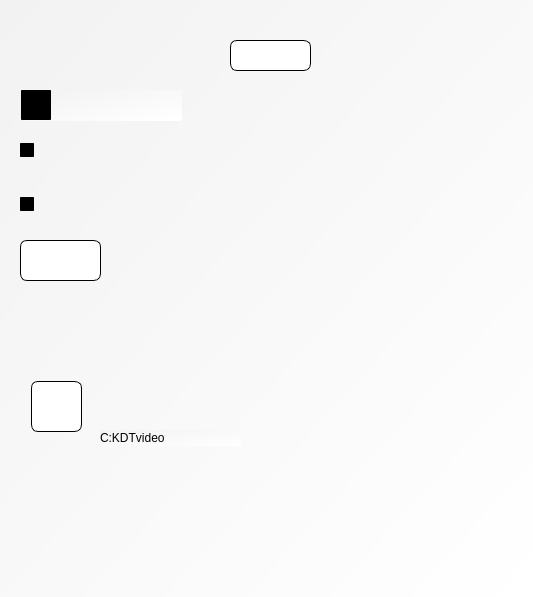
<?xml version="1.0" encoding="UTF-8"?>
<ui version="4.0">
 <class>setting</class>
 <widget class="QDialog" name="setting">
  <property name="windowModality">
   <enum>Qt::ApplicationModal</enum>
  </property>
  <property name="geometry">
   <rect>
    <x>0</x>
    <y>0</y>
    <width>533</width>
    <height>597</height>
   </rect>
  </property>
  <property name="windowTitle">
   <string>setting</string>
  </property>
  <property name="styleSheet">
   <string notr="true">background-color: qlineargradient(spread:pad, x1:0, y1:0, x2:1, y2:1, stop:0 rgba(242, 242, 242, 255), stop:1 rgba(255, 255, 255, 255));</string>
  </property>
  <widget class="QPushButton" name="video_before_button_2">
   <property name="geometry">
    <rect>
     <x>31</x>
     <y>381</y>
     <width>51</width>
     <height>51</height>
    </rect>
   </property>
   <property name="sizePolicy">
    <sizepolicy hsizetype="Preferred" vsizetype="Preferred">
     <horstretch>0</horstretch>
     <verstretch>0</verstretch>
    </sizepolicy>
   </property>
   <property name="maximumSize">
    <size>
     <width>51</width>
     <height>16777215</height>
    </size>
   </property>
   <property name="styleSheet">
    <string notr="true">QPushButton{background-color: #ffffff;
selection-color: #ffffff;
color: #ffffff;

border: 1px solid  #000000;
border-radius: 7px;
padding-right: 5px; 
padding-left: 5px;
padding-top: 5px;
padding-bottom: 5px;
}

QPushButton:hover
{
	background-color: #F28B30;
	border: 1px solid  #000000;
}</string>
   </property>
   <property name="text">
    <string/>
   </property>
   <property name="icon">
    <iconset resource="../resources/resources.qrc">
     <normaloff>:/img/img/open-folder.png</normaloff>:/img/img/open-folder.png</iconset>
   </property>
   <property name="iconSize">
    <size>
     <width>20</width>
     <height>20</height>
    </size>
   </property>
  </widget>
  <widget class="QCheckBox" name="checkBox_3">
   <property name="geometry">
    <rect>
     <x>20</x>
     <y>179</y>
     <width>161</width>
     <height>51</height>
    </rect>
   </property>
   <property name="styleSheet">
    <string notr="true">background-color: qlineargradient(spread:pad, x1:0, y1:0, x2:0, y2:0, stop:0 rgba(0, 0, 0, 0), stop:1 rgba(255, 255, 255, 255));</string>
   </property>
   <property name="text">
    <string/>
   </property>
   <property name="icon">
    <iconset resource="../resources/resources.qrc">
     <normaloff>:/img/img/충돌.png</normaloff>:/img/img/충돌.png</iconset>
   </property>
   <property name="iconSize">
    <size>
     <width>256</width>
     <height>256</height>
    </size>
   </property>
   <property name="checked">
    <bool>true</bool>
   </property>
  </widget>
  <widget class="QLabel" name="label_6">
   <property name="geometry">
    <rect>
     <x>100</x>
     <y>430</y>
     <width>141</width>
     <height>16</height>
    </rect>
   </property>
   <property name="text">
    <string>C:KDTvideo</string>
   </property>
  </widget>
  <widget class="QCheckBox" name="checkBox_2">
   <property name="geometry">
    <rect>
     <x>20</x>
     <y>130</y>
     <width>221</width>
     <height>41</height>
    </rect>
   </property>
   <property name="styleSheet">
    <string notr="true">background-color: qlineargradient(spread:pad, x1:0, y1:0, x2:0, y2:0, stop:0 rgba(0, 0, 0, 0), stop:1 rgba(255, 255, 255, 255));</string>
   </property>
   <property name="text">
    <string/>
   </property>
   <property name="icon">
    <iconset resource="../resources/resources.qrc">
     <normaloff>:/img/img/위험구역_35.png</normaloff>:/img/img/위험구역_35.png</iconset>
   </property>
   <property name="iconSize">
    <size>
     <width>128</width>
     <height>128</height>
    </size>
   </property>
   <property name="checked">
    <bool>true</bool>
   </property>
  </widget>
  <widget class="QLabel" name="label_4">
   <property name="geometry">
    <rect>
     <x>21</x>
     <y>311</y>
     <width>401</width>
     <height>51</height>
    </rect>
   </property>
   <property name="styleSheet">
    <string notr="true">background-color: qlineargradient(spread:pad, x1:0, y1:0, x2:0, y2:0, stop:0 rgba(0, 0, 0, 0), stop:1 rgba(255, 255, 255, 255));</string>
   </property>
   <property name="text">
    <string>&lt;html&gt;&lt;head/&gt;&lt;body&gt;&lt;p&gt;&lt;img src=&quot;:/img/img/파일_50.png&quot;/&gt;&lt;/p&gt;&lt;/body&gt;&lt;/html&gt;</string>
   </property>
  </widget>
  <widget class="QLabel" name="label_5">
   <property name="geometry">
    <rect>
     <x>100</x>
     <y>380</y>
     <width>81</width>
     <height>41</height>
    </rect>
   </property>
   <property name="styleSheet">
    <string notr="true">background-color: qlineargradient(spread:pad, x1:0, y1:0, x2:0, y2:0, stop:0 rgba(0, 0, 0, 0), stop:1 rgba(255, 255, 255, 255));</string>
   </property>
   <property name="text">
    <string>&lt;html&gt;&lt;head/&gt;&lt;body&gt;&lt;p&gt;&lt;img src=&quot;:/img/img/현재_35.png&quot;/&gt;&lt;/p&gt;&lt;/body&gt;&lt;/html&gt;</string>
   </property>
  </widget>
  <widget class="QCheckBox" name="checkBox">
   <property name="geometry">
    <rect>
     <x>21</x>
     <y>90</y>
     <width>161</width>
     <height>31</height>
    </rect>
   </property>
   <property name="styleSheet">
    <string notr="true">background-color: qlineargradient(spread:pad, x1:0, y1:0, x2:0, y2:0, stop:0 rgba(0, 0, 0, 0), stop:1 rgba(255, 255, 255, 255));

QCheckBox {
    spacing: 5px;
}

QCheckBox::indicator {
    width: 30px;
    height: 30px;
}</string>
   </property>
   <property name="text">
    <string/>
   </property>
   <property name="icon">
    <iconset resource="../resources/resources.qrc">
     <normaloff>:/img/img/안전모 유무.png</normaloff>:/img/img/안전모 유무.png</iconset>
   </property>
   <property name="iconSize">
    <size>
     <width>128</width>
     <height>128</height>
    </size>
   </property>
   <property name="checked">
    <bool>true</bool>
   </property>
  </widget>
  <widget class="QLabel" name="label">
   <property name="geometry">
    <rect>
     <x>20</x>
     <y>20</y>
     <width>191</width>
     <height>51</height>
    </rect>
   </property>
   <property name="minimumSize">
    <size>
     <width>54</width>
     <height>12</height>
    </size>
   </property>
   <property name="styleSheet">
    <string notr="true">background-color: qlineargradient(spread:pad, x1:0, y1:0, x2:0, y2:0, stop:0 rgba(0, 0, 0, 0), stop:1 rgba(255, 255, 255, 255));</string>
   </property>
   <property name="text">
    <string>&lt;html&gt;&lt;head/&gt;&lt;body&gt;&lt;p&gt;&lt;img src=&quot;:/img/img/알람설정_50.png&quot;/&gt;&lt;/p&gt;&lt;/body&gt;&lt;/html&gt;</string>
   </property>
  </widget>
  <widget class="QPushButton" name="pushButton_3">
   <property name="geometry">
    <rect>
     <x>230</x>
     <y>40</y>
     <width>81</width>
     <height>31</height>
    </rect>
   </property>
   <property name="styleSheet">
    <string notr="true">QPushButton{background-color: #ffffff;
selection-color: #ffffff;
color: #ffffff;

border: 1px solid  #000000;
border-radius: 7px;
padding-right: 5px; 
padding-left: 5px;
padding-top: 5px;
padding-bottom: 5px;
}

QPushButton:hover
{
	background-color: #F28B30;
	border: 1px solid  #000000;
}</string>
   </property>
   <property name="text">
    <string/>
   </property>
   <property name="icon">
    <iconset resource="../resources/resources.qrc">
     <normaloff>:/img/img/초기화_35.png</normaloff>:/img/img/초기화_35.png</iconset>
   </property>
   <property name="iconSize">
    <size>
     <width>43</width>
     <height>43</height>
    </size>
   </property>
  </widget>
  <widget class="QPushButton" name="pushButton_4">
   <property name="geometry">
    <rect>
     <x>20</x>
     <y>240</y>
     <width>81</width>
     <height>41</height>
    </rect>
   </property>
   <property name="styleSheet">
    <string notr="true">QPushButton{background-color: #ffffff;
selection-color: #ffffff;
color: #ffffff;

border: 1px solid  #000000;
border-radius: 7px;
padding-right: 5px; 
padding-left: 5px;
padding-top: 5px;
padding-bottom: 5px;
}

QPushButton:hover
{
	background-color: #F28B30;
	border: 1px solid  #000000;
}</string>
   </property>
   <property name="text">
    <string/>
   </property>
   <property name="icon">
    <iconset resource="../resources/resources.qrc">
     <normaloff>:/img/img/확인_30.png</normaloff>:/img/img/확인_30.png</iconset>
   </property>
   <property name="iconSize">
    <size>
     <width>43</width>
     <height>43</height>
    </size>
   </property>
  </widget>
 </widget>
 <resources>
  <include location="../resources/resources.qrc"/>
 </resources>
 <connections>
  <connection>
   <sender>pushButton_4</sender>
   <signal>clicked()</signal>
   <receiver>setting</receiver>
   <slot>ok()</slot>
   <hints>
    <hint type="sourcelabel">
     <x>95</x>
     <y>259</y>
    </hint>
    <hint type="destinationlabel">
     <x>144</x>
     <y>256</y>
    </hint>
   </hints>
  </connection>
  <connection>
   <sender>pushButton_3</sender>
   <signal>clicked()</signal>
   <receiver>setting</receiver>
   <slot>reset()</slot>
   <hints>
    <hint type="sourcelabel">
     <x>307</x>
     <y>56</y>
    </hint>
    <hint type="destinationlabel">
     <x>350</x>
     <y>56</y>
    </hint>
   </hints>
  </connection>
  <connection>
   <sender>video_before_button_2</sender>
   <signal>clicked()</signal>
   <receiver>setting</receiver>
   <slot>path()</slot>
   <hints>
    <hint type="sourcelabel">
     <x>63</x>
     <y>419</y>
    </hint>
    <hint type="destinationlabel">
     <x>60</x>
     <y>461</y>
    </hint>
   </hints>
  </connection>
 </connections>
 <slots>
  <slot>ok()</slot>
  <slot>reset()</slot>
  <slot>path()</slot>
 </slots>
</ui>
